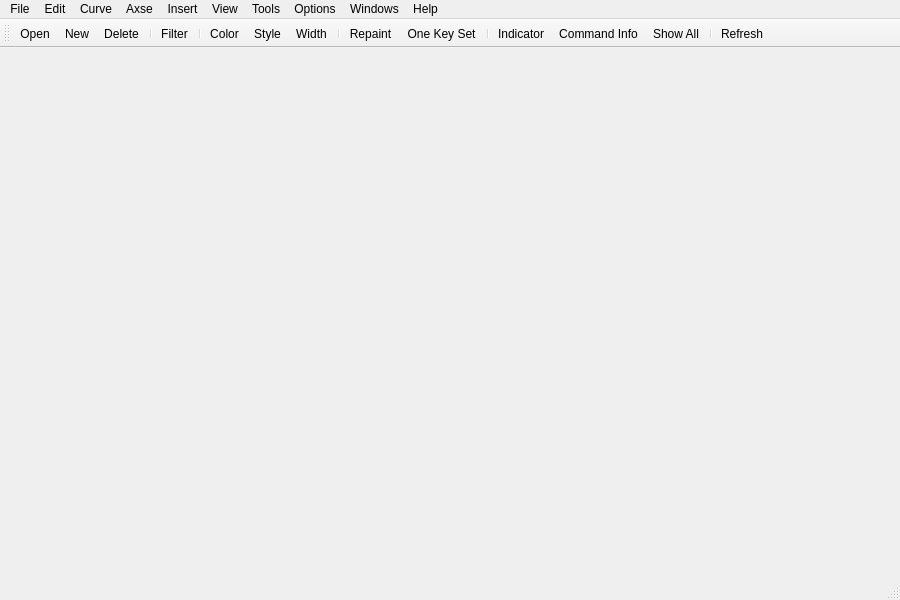
<?xml version="1.0" encoding="UTF-8"?>
<ui version="4.0">
 <class>icurveClass</class>
 <widget class="QMainWindow" name="icurveClass">
  <property name="geometry">
   <rect>
    <x>0</x>
    <y>0</y>
    <width>900</width>
    <height>600</height>
   </rect>
  </property>
  <property name="windowTitle">
   <string>icurve</string>
  </property>
  <property name="windowIcon">
   <iconset resource="icurve.qrc">
    <normaloff>:/icurve/images/icurve.png</normaloff>:/icurve/images/icurve.png</iconset>
  </property>
  <property name="toolButtonStyle">
   <enum>Qt::ToolButtonIconOnly</enum>
  </property>
  <widget class="QWidget" name="centralWidget"/>
  <widget class="QMenuBar" name="menuBar">
   <property name="geometry">
    <rect>
     <x>0</x>
     <y>0</y>
     <width>900</width>
     <height>17</height>
    </rect>
   </property>
   <widget class="QMenu" name="menuFile">
    <property name="title">
     <string>File</string>
    </property>
    <addaction name="actionOpen"/>
    <addaction name="actionNew"/>
    <addaction name="separator"/>
    <addaction name="actionSave"/>
    <addaction name="actionSaveAs"/>
    <addaction name="actionExport"/>
    <addaction name="separator"/>
    <addaction name="actionClose"/>
    <addaction name="actionExit"/>
   </widget>
   <widget class="QMenu" name="menuEdit">
    <property name="title">
     <string>Edit</string>
    </property>
    <addaction name="actionRefresh"/>
    <addaction name="actionUndo"/>
    <addaction name="actionRedo"/>
    <addaction name="separator"/>
    <addaction name="actionCut"/>
    <addaction name="actionCopy"/>
    <addaction name="actionCopy_plot"/>
    <addaction name="actionPaste"/>
    <addaction name="separator"/>
    <addaction name="actionReset"/>
    <addaction name="separator"/>
    <addaction name="actionRemove"/>
    <addaction name="actionDelete"/>
    <addaction name="actionDeleteAll"/>
    <addaction name="separator"/>
    <addaction name="actionHide"/>
    <addaction name="actionShow"/>
    <addaction name="actionShowAll"/>
    <addaction name="separator"/>
    <addaction name="actionFind"/>
    <addaction name="separator"/>
    <addaction name="actionSelectAll"/>
    <addaction name="actionSelectInvert"/>
   </widget>
   <widget class="QMenu" name="menuHelp">
    <property name="title">
     <string>Insert</string>
    </property>
    <addaction name="actionTitle"/>
    <addaction name="actionX_label"/>
    <addaction name="actionY_label"/>
    <addaction name="separator"/>
    <addaction name="actionLegend"/>
    <addaction name="separator"/>
    <addaction name="actionCurveName"/>
    <addaction name="separator"/>
    <addaction name="actionFooter"/>
   </widget>
   <widget class="QMenu" name="menuTools">
    <property name="title">
     <string>Tools</string>
    </property>
    <addaction name="actionDiffer"/>
    <addaction name="actionData_picker"/>
    <addaction name="actionHandMove"/>
    <addaction name="actionConverter"/>
    <addaction name="actionCliParser"/>
    <addaction name="actionOneKeySetter"/>
    <addaction name="actionRegularExp"/>
   </widget>
   <widget class="QMenu" name="menuWindows">
    <property name="enabled">
     <bool>true</bool>
    </property>
    <property name="title">
     <string>Windows</string>
    </property>
   </widget>
   <widget class="QMenu" name="menuHelp_2">
    <property name="title">
     <string>Help</string>
    </property>
    <addaction name="actionAbout"/>
   </widget>
   <widget class="QMenu" name="menuCurve">
    <property name="title">
     <string>Curve</string>
    </property>
    <addaction name="actionColor"/>
    <addaction name="actionWidth"/>
    <addaction name="actionStyle"/>
    <addaction name="actionMarker"/>
    <addaction name="actionExpand"/>
    <addaction name="actionRepaint"/>
    <addaction name="actionViewData"/>
    <addaction name="actionViewStat"/>
    <addaction name="actionJumpToFile"/>
    <addaction name="actionInfo"/>
    <addaction name="actionCurveProperties"/>
   </widget>
   <widget class="QMenu" name="menuOptions">
    <property name="title">
     <string>Options</string>
    </property>
    <addaction name="actionPreference"/>
   </widget>
   <widget class="QMenu" name="menuAxse">
    <property name="title">
     <string>Axse</string>
    </property>
    <addaction name="actionAxseScale"/>
    <addaction name="actionAxseTitle"/>
    <addaction name="actionAxseAlignment"/>
    <addaction name="actionAxseRotation"/>
   </widget>
   <widget class="QMenu" name="menuView">
    <property name="title">
     <string>View</string>
    </property>
    <addaction name="actionZoom"/>
    <addaction name="actionTree"/>
   </widget>
   <addaction name="menuFile"/>
   <addaction name="menuEdit"/>
   <addaction name="menuCurve"/>
   <addaction name="menuAxse"/>
   <addaction name="menuHelp"/>
   <addaction name="menuView"/>
   <addaction name="menuTools"/>
   <addaction name="menuOptions"/>
   <addaction name="menuWindows"/>
   <addaction name="menuHelp_2"/>
  </widget>
  <widget class="QStatusBar" name="statusBar"/>
  <widget class="QToolBar" name="mainToolBar">
   <property name="maximumSize">
    <size>
     <width>16777215</width>
     <height>16777215</height>
    </size>
   </property>
   <property name="windowTitle">
    <string>toolBar</string>
   </property>
   <property name="allowedAreas">
    <set>Qt::AllToolBarAreas</set>
   </property>
   <property name="toolButtonStyle">
    <enum>Qt::ToolButtonIconOnly</enum>
   </property>
   <property name="floatable">
    <bool>true</bool>
   </property>
   <attribute name="toolBarArea">
    <enum>TopToolBarArea</enum>
   </attribute>
   <attribute name="toolBarBreak">
    <bool>false</bool>
   </attribute>
   <addaction name="actionOpen"/>
   <addaction name="actionNew"/>
   <addaction name="actionDelete"/>
   <addaction name="separator"/>
   <addaction name="actionFilter"/>
   <addaction name="separator"/>
   <addaction name="actionColor"/>
   <addaction name="actionStyle"/>
   <addaction name="actionWidth"/>
   <addaction name="separator"/>
   <addaction name="actionRepaint"/>
   <addaction name="actionOneKeySetter"/>
   <addaction name="separator"/>
   <addaction name="actionIndicator"/>
   <addaction name="actionInfo"/>
   <addaction name="actionShowAll"/>
   <addaction name="separator"/>
   <addaction name="actionRefresh"/>
  </widget>
  <action name="actionOpen">
   <property name="icon">
    <iconset resource="icurve.qrc">
     <normaloff>:/icurve/images/file_open.png</normaloff>:/icurve/images/file_open.png</iconset>
   </property>
   <property name="text">
    <string>Open</string>
   </property>
  </action>
  <action name="actionSave">
   <property name="icon">
    <iconset resource="icurve.qrc">
     <normaloff>:/icurve/images/save.png</normaloff>:/icurve/images/save.png</iconset>
   </property>
   <property name="text">
    <string>Save</string>
   </property>
  </action>
  <action name="actionSaveAs">
   <property name="icon">
    <iconset>
     <normaloff>:/icurve/images/save_data.png</normaloff>:/icurve/images/save_data.png</iconset>
   </property>
   <property name="text">
    <string>Save as</string>
   </property>
  </action>
  <action name="actionUndo">
   <property name="enabled">
    <bool>false</bool>
   </property>
   <property name="text">
    <string>Undo</string>
   </property>
  </action>
  <action name="actionRedo">
   <property name="enabled">
    <bool>false</bool>
   </property>
   <property name="text">
    <string>Redo</string>
   </property>
  </action>
  <action name="actionCut">
   <property name="enabled">
    <bool>true</bool>
   </property>
   <property name="text">
    <string>Cut</string>
   </property>
  </action>
  <action name="actionCopy">
   <property name="enabled">
    <bool>true</bool>
   </property>
   <property name="text">
    <string>Copy</string>
   </property>
  </action>
  <action name="actionPaste">
   <property name="enabled">
    <bool>true</bool>
   </property>
   <property name="text">
    <string>Paste</string>
   </property>
  </action>
  <action name="actionRemove">
   <property name="enabled">
    <bool>true</bool>
   </property>
   <property name="icon">
    <iconset resource="icurve.qrc">
     <normaloff>:/icurve/images/remove.png</normaloff>:/icurve/images/remove.png</iconset>
   </property>
   <property name="text">
    <string>Remove</string>
   </property>
  </action>
  <action name="actionSelectAll">
   <property name="enabled">
    <bool>true</bool>
   </property>
   <property name="text">
    <string>Select All</string>
   </property>
  </action>
  <action name="actionX_label">
   <property name="text">
    <string>X Label</string>
   </property>
  </action>
  <action name="actionY_label">
   <property name="text">
    <string>Y Label</string>
   </property>
  </action>
  <action name="actionTitle">
   <property name="icon">
    <iconset resource="icurve.qrc">
     <normaloff>:/icurve/images/title.png</normaloff>:/icurve/images/title.png</iconset>
   </property>
   <property name="text">
    <string>Plot Title</string>
   </property>
  </action>
  <action name="actionClose">
   <property name="enabled">
    <bool>false</bool>
   </property>
   <property name="text">
    <string>Close</string>
   </property>
  </action>
  <action name="actionExit">
   <property name="text">
    <string>Exit</string>
   </property>
  </action>
  <action name="actionColor">
   <property name="icon">
    <iconset resource="icurve.qrc">
     <normaloff>:/icurve/images/color.png</normaloff>:/icurve/images/color.png</iconset>
   </property>
   <property name="text">
    <string>Color</string>
   </property>
  </action>
  <action name="actionWidth">
   <property name="icon">
    <iconset resource="icurve.qrc">
     <normaloff>:/icurve/images/line_width.png</normaloff>:/icurve/images/line_width.png</iconset>
   </property>
   <property name="text">
    <string>Width</string>
   </property>
  </action>
  <action name="actionLegend">
   <property name="checkable">
    <bool>true</bool>
   </property>
   <property name="icon">
    <iconset resource="icurve.qrc">
     <normaloff>:/icurve/images/legend.png</normaloff>:/icurve/images/legend.png</iconset>
   </property>
   <property name="text">
    <string>Legend</string>
   </property>
  </action>
  <action name="actionFooter">
   <property name="text">
    <string>Footer</string>
   </property>
  </action>
  <action name="actionCalc">
   <property name="text">
    <string>Estimater</string>
   </property>
  </action>
  <action name="actionStyle">
   <property name="icon">
    <iconset resource="icurve.qrc">
     <normaloff>:/icurve/images/style.png</normaloff>:/icurve/images/style.png</iconset>
   </property>
   <property name="text">
    <string>Style</string>
   </property>
  </action>
  <action name="actionMarker">
   <property name="icon">
    <iconset resource="icurve.qrc">
     <normaloff>:/icurve/images/marker.png</normaloff>:/icurve/images/marker.png</iconset>
   </property>
   <property name="text">
    <string>Marker</string>
   </property>
  </action>
  <action name="actionFilter">
   <property name="checkable">
    <bool>false</bool>
   </property>
   <property name="icon">
    <iconset resource="icurve.qrc">
     <normaloff>:/icurve/images/filter.png</normaloff>:/icurve/images/filter.png</iconset>
   </property>
   <property name="text">
    <string>Filter</string>
   </property>
  </action>
  <action name="actionFind">
   <property name="icon">
    <iconset resource="icurve.qrc">
     <normaloff>:/icurve/images/find.png</normaloff>:/icurve/images/find.png</iconset>
   </property>
   <property name="text">
    <string>Find</string>
   </property>
  </action>
  <action name="actionShowAll">
   <property name="icon">
    <iconset resource="icurve.qrc">
     <normaloff>:/icurve/images/show.png</normaloff>:/icurve/images/show.png</iconset>
   </property>
   <property name="text">
    <string>Show All</string>
   </property>
  </action>
  <action name="actionExpand">
   <property name="icon">
    <iconset resource="icurve.qrc">
     <normaloff>:/icurve/images/expand.png</normaloff>:/icurve/images/expand.png</iconset>
   </property>
   <property name="text">
    <string>Expand</string>
   </property>
  </action>
  <action name="actionViewData">
   <property name="enabled">
    <bool>true</bool>
   </property>
   <property name="text">
    <string>Data</string>
   </property>
  </action>
  <action name="actionJumpToFile">
   <property name="enabled">
    <bool>true</bool>
   </property>
   <property name="text">
    <string>Jump to file</string>
   </property>
  </action>
  <action name="actionPreference">
   <property name="text">
    <string>Preference...</string>
   </property>
  </action>
  <action name="actionAbout">
   <property name="text">
    <string>About</string>
   </property>
  </action>
  <action name="actionCurveName">
   <property name="checkable">
    <bool>true</bool>
   </property>
   <property name="checked">
    <bool>true</bool>
   </property>
   <property name="enabled">
    <bool>true</bool>
   </property>
   <property name="text">
    <string>Curve Name</string>
   </property>
  </action>
  <action name="actionDelete">
   <property name="icon">
    <iconset resource="icurve.qrc">
     <normaloff>:/icurve/images/delete.png</normaloff>:/icurve/images/delete.png</iconset>
   </property>
   <property name="text">
    <string>Delete</string>
   </property>
  </action>
  <action name="actionDiffer">
   <property name="text">
    <string>Differ</string>
   </property>
  </action>
  <action name="actionReset">
   <property name="text">
    <string>Reset</string>
   </property>
  </action>
  <action name="actionZoom">
   <property name="checkable">
    <bool>true</bool>
   </property>
   <property name="icon">
    <iconset resource="icurve.qrc">
     <normaloff>:/icurve/images/zoom.png</normaloff>:/icurve/images/zoom.png</iconset>
   </property>
   <property name="text">
    <string>Zoomer</string>
   </property>
  </action>
  <action name="actionIndicator">
   <property name="checkable">
    <bool>true</bool>
   </property>
   <property name="icon">
    <iconset resource="icurve.qrc">
     <normaloff>:/icurve/images/indicator.png</normaloff>:/icurve/images/indicator.png</iconset>
   </property>
   <property name="text">
    <string>Indicator</string>
   </property>
  </action>
  <action name="actionCopy_plot">
   <property name="text">
    <string>Copy Plot</string>
   </property>
  </action>
  <action name="actionTree">
   <property name="text">
    <string>Tree</string>
   </property>
  </action>
  <action name="actionInfo">
   <property name="enabled">
    <bool>true</bool>
   </property>
   <property name="icon">
    <iconset resource="icurve.qrc">
     <normaloff>:/icurve/images/info.png</normaloff>:/icurve/images/info.png</iconset>
   </property>
   <property name="text">
    <string>Command Info</string>
   </property>
  </action>
  <action name="actionSelectInvert">
   <property name="text">
    <string>Select Invert</string>
   </property>
  </action>
  <action name="actionData_picker">
   <property name="text">
    <string>Picker</string>
   </property>
  </action>
  <action name="actionData_tracker">
   <property name="text">
    <string>Tracker</string>
   </property>
  </action>
  <action name="actionAxseScale">
   <property name="icon">
    <iconset resource="icurve.qrc">
     <normaloff>:/icurve/images/scale.png</normaloff>:/icurve/images/scale.png</iconset>
   </property>
   <property name="text">
    <string>Scale</string>
   </property>
  </action>
  <action name="actionAxseTitle">
   <property name="text">
    <string>Title</string>
   </property>
  </action>
  <action name="actionAxseAlignment">
   <property name="text">
    <string>Alignment</string>
   </property>
  </action>
  <action name="actionAxseRotation">
   <property name="text">
    <string>Rotation</string>
   </property>
  </action>
  <action name="actionCurveProperties">
   <property name="text">
    <string>Properties...</string>
   </property>
  </action>
  <action name="actionHandMove">
   <property name="checkable">
    <bool>true</bool>
   </property>
   <property name="icon">
    <iconset resource="icurve.qrc">
     <normaloff>:/icurve/images/hand.png</normaloff>:/icurve/images/hand.png</iconset>
   </property>
   <property name="text">
    <string>Hand Tool</string>
   </property>
  </action>
  <action name="actionReset_2">
   <property name="text">
    <string>Reset</string>
   </property>
  </action>
  <action name="actionHide">
   <property name="icon">
    <iconset resource="icurve.qrc">
     <normaloff>:/icurve/images/hide.png</normaloff>:/icurve/images/hide.png</iconset>
   </property>
   <property name="text">
    <string>Hide</string>
   </property>
  </action>
  <action name="actionShow">
   <property name="text">
    <string>Show</string>
   </property>
  </action>
  <action name="actionSelect_mode">
   <property name="text">
    <string>Selecter</string>
   </property>
  </action>
  <action name="actionRefresh">
   <property name="icon">
    <iconset resource="icurve.qrc">
     <normaloff>:/icurve/images/refresh.png</normaloff>:/icurve/images/refresh.png</iconset>
   </property>
   <property name="text">
    <string>Refresh</string>
   </property>
  </action>
  <action name="actionResize">
   <property name="text">
    <string>Resize</string>
   </property>
  </action>
  <action name="actionNew">
   <property name="icon">
    <iconset resource="icurve.qrc">
     <normaloff>:/icurve/images/new.png</normaloff>:/icurve/images/new.png</iconset>
   </property>
   <property name="text">
    <string>New</string>
   </property>
  </action>
  <action name="actionViewDrawData">
   <property name="text">
    <string>View data</string>
   </property>
  </action>
  <action name="actionStatistics">
   <property name="text">
    <string>Statistics</string>
   </property>
  </action>
  <action name="actionExport">
   <property name="text">
    <string>Export</string>
   </property>
  </action>
  <action name="actionViewStat">
   <property name="text">
    <string>Statistics</string>
   </property>
  </action>
  <action name="actionConverter">
   <property name="text">
    <string>Converter</string>
   </property>
  </action>
  <action name="actionStatiser">
   <property name="text">
    <string>Statisticser</string>
   </property>
  </action>
  <action name="actionDeleteAll">
   <property name="text">
    <string>Delete All</string>
   </property>
  </action>
  <action name="actionCliParser">
   <property name="text">
    <string>Cli Parser</string>
   </property>
  </action>
  <action name="actionRepaint">
   <property name="icon">
    <iconset resource="icurve.qrc">
     <normaloff>:/icurve/images/repaint.png</normaloff>:/icurve/images/repaint.png</iconset>
   </property>
   <property name="text">
    <string>Repaint</string>
   </property>
  </action>
  <action name="actionOneKeySetter">
   <property name="icon">
    <iconset resource="icurve.qrc">
     <normaloff>:/icurve/images/magic_key.png</normaloff>:/icurve/images/magic_key.png</iconset>
   </property>
   <property name="text">
    <string>One Key Set</string>
   </property>
  </action>
  <action name="actionRegularExp">
   <property name="text">
    <string>Regular Exp</string>
   </property>
  </action>
 </widget>
 <layoutdefault spacing="6" margin="11"/>
 <resources>
  <include location="icurve.qrc"/>
 </resources>
 <connections/>
</ui>
